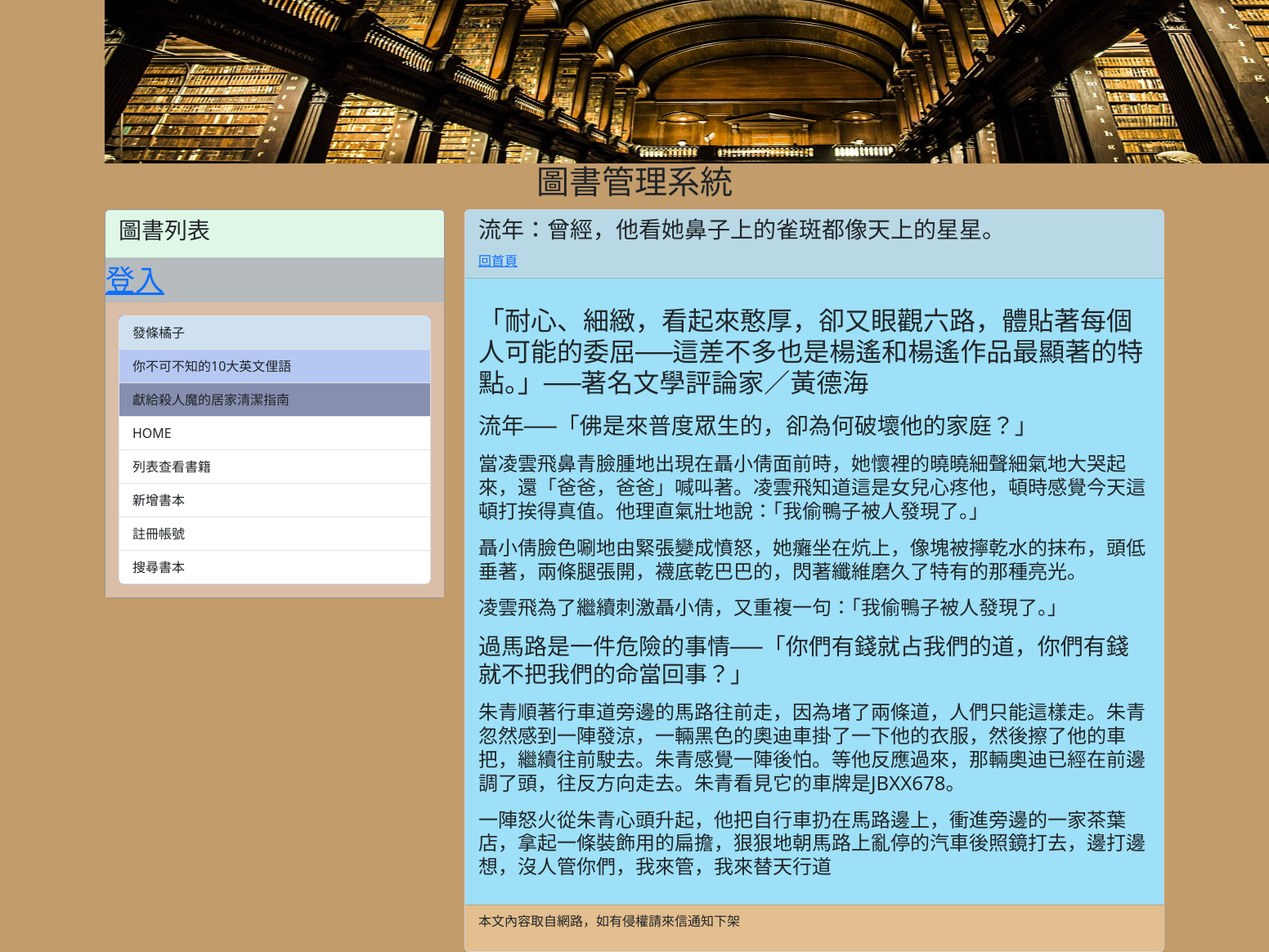
The page /post/book_years/ on the database its author committed.
### mysite/models.py (models this page shows, shortened)
class Post(models.Model):
    title = models.CharField(max_length = 200)
    slug = models.CharField(max_length = 200)
    body = models.TextField()
    category = models.TextField(null=True)
    pub_date = models.DateTimeField(auto_now_add=True)
    class Meta:
        ordering = ('-pub_date', )

### mysite/views.py (the view)
# urls.py: path('post/<slug:slug>/', mv.showpost, name="showpost"),
def showpost(request, slug):
    post = Post.objects.get(slug=slug)
    return render(request, 'post.html', locals())

### mysite/templatetags/markdown_extras.py (called while the page is built)
@register.filter
def convert_markdown(text):
    return markdown.markdown(text)

### mysite/templates/post.html (shortened to what this page needs)
{% extends "base2.html" %}
{% load markdown_extras %}
{% block headmessage %}
<h3 style='font-family:微軟正黑體;'>{{ post.title }}</h3>
<a style='font-family:微軟正黑體;' href='/'>回首頁</a>
{% endblock headmessage %}
{% block content %}
<p style='font-family:微軟正黑體;font-size:12pt;letter-spacing:2pt;'>
    {{ post.body | convert_markdown | safe }}</a>
{% endblock content %}

### rows shown on the page
Post: title "流年：曾經，他看她鼻子上的雀斑都像天上的星星。", body|convert_markdown "「耐心、細緻，看起來憨厚，卻又眼觀六路，體貼著每個人可能的委屈──這差不多也是楊遙和楊遙作品最顯著的特點。」──著名文學評論家／黃德海 流年──「佛是來普度眾生的，卻為何破壞他的家庭？」 當凌雲飛鼻青臉腫地出現在聶小倩面前時，她懷裡的曉曉細聲細氣地大哭起來，還「爸爸，爸爸」喊叫著。凌雲飛知道這是女兒心疼他，頓時感覺今天這頓打挨得真值。他理直氣壯地說：「我偷鴨子被人發現了。」 聶小倩臉色唰地由緊張變成憤怒，她癱坐在炕上，像塊被擰乾水的抹布，頭低垂著，兩條腿張開，襪底乾巴巴的，閃著纖維磨久了特有的那種亮光。 凌雲飛為了繼續刺激聶小倩，又重複一句：「我偷鴨子被人發現了。」 過馬路是一件危險的事情──「你們有錢就占我們的道，你們有錢就不把我們的命當回事？」 朱青順著行車道旁邊的馬路往前走，因為堵了兩條道，人們只能這樣走。朱青忽然感到一陣發涼，一輛黑色的奧迪車掛了一下他的衣服，然後擦了他的車把，繼續往前駛去。朱青感覺一陣後怕。等他反應過來，那輛奧迪已經在前邊調了頭，往反方向走去。朱青看見它的車牌是JBXX678。 一陣怒火從朱青心頭升起，他把自行車扔在馬路邊上，衝進旁邊的一家茶葉店，拿起一條裝飾用的扁擔，狠狠地朝馬路上亂停的汽車後照鏡打去，邊打邊想，沒人管你們，我來管，我來替天行道"
